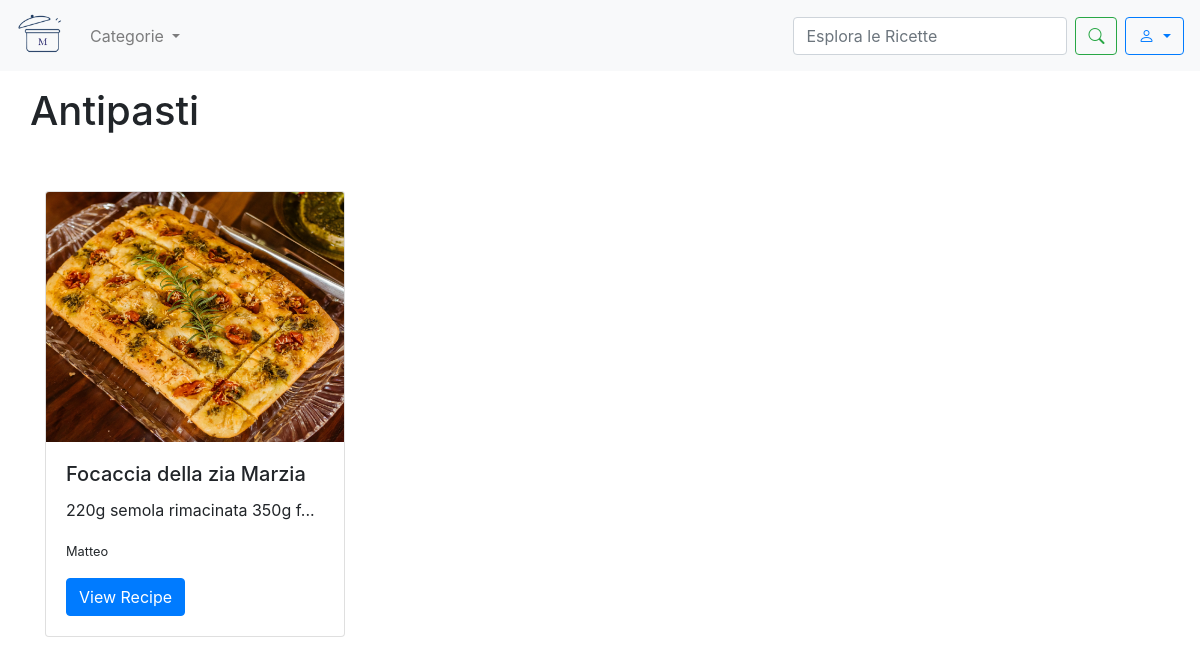
The page /antipasti/ on the database its author committed.
### sito/models.py (models this page shows, shortened)
class Recipe(models.Model):
    title = models.CharField(max_length=200)
    photo = models.ImageField(upload_to='recipes_photos/', blank=True, null=True)
    preparationtime = models.CharField(help_text="Totale tempo di preparazione (es: 1 hour 30 minutes)", max_length=200,
                                       blank=True, null=True)
    category = models.ForeignKey(Category, on_delete=models.CASCADE)
    user = models.ForeignKey('CustomUser', on_delete=models.CASCADE)
    ingredients = models.TextField()
    instructions = models.TextField()

class CustomUser(AbstractUser):
    profile_image = models.ImageField(upload_to='profile_images/', blank=True, null=True)
    def __str__(self):
        return self.username

### sito/views.py (the view)
# urls.py: path("antipasti/", antipasti, name='antipasti'),
def antipasti(request):
    category = Category.objects.get(name='Antipasti')
    recipes = Recipe.objects.filter(category=category)
    context = {
        'recipes': recipes
    }
    return render(request, 'antipasti.html', context)

### template/antipasti.html (shortened to what this page needs)
<!DOCTYPE html>
{% load static %}
<html lang="it">
<head>
    <link rel="stylesheet" href="https://maxcdn.bootstrapcdn.com/bootstrap/4.5.2/css/bootstrap.min.css">
    <link rel="stylesheet" href="https://cdn.jsdelivr.net/npm/bootstrap-icons/font/bootstrap-icons.css">
</head>
<body>
    <nav class="navbar navbar-expand-lg navbar-light bg-light">
         <a class="navbar-brand" href="{% url 'homepage' %}">
            <img src="{% static 'images/logo.png' %}" alt="Logo" class="d-inline-block align-top" style="width: 50px">
        </a>
            <ul class="navbar-nav mr-auto">
                <li class="nav-item dropdown">
                  <div class="nav-link dropdown-toggle" role="button" data-toggle="dropdown" aria-expanded="false" id="CategoryDropdown">
                    Categorie
                  </div>
                </li>
            </ul>
            <form class="form-inline my-2 my-lg-0" method="GET" action="{% url 'search' %}">
                <input class="form-control mr-sm-2" type="search" name ="q" placeholder="Esplora le Ricette" aria-label="Search">
                <button class="btn btn-outline-success my-2 my-sm-0" type="submit"><i class="bi bi-search"></i></button>
            </form>
            <div class="dropdown ml-2">
                <button class="btn btn-outline-primary dropdown-toggle" type="button" id="userDropdown" data-toggle="dropdown" aria-haspopup="true" aria-expanded="false">
                    <i class="bi bi-person"></i>
                </button>
            </div>
    </nav>
    <div class="container mt-3">
        <div class="row">
            <h1 class="mx-0">Antipasti</h1>
        </div>
    </div>
    <div class="container py-5">
        <div class="row">
            {% if recipes %}
                    {% for recipe in recipes %}
                    <div class="col-md-4 mb-4">
                        <div class="card mb-3" style="max-width: 300px;">
                                {% if recipe.photo %}
                                <img src=" {{ recipe.photo.url }} " class=" card-img-top rounded-start" alt="foto ricetta" style="max-height: 250px; overflow-y: hidden" >
                                {% else %}
                                <img src="{% static 'images/defaultrecipe.jpg' %}" class="card-img-top rounded-start" alt="foto ricetta" style="max-height: 250px; overflow-y: hidden">
                                {% endif %}
                                <div class="card-body">
                                    <h5 class="card-title">{{ recipe.title }}</h5>
                                    <p class="card-text">{{ recipe.ingredients|slice:":30" }}...</p>
                                    <p class="card-text"><small class="text-body-secondary">{{recipe.user}}</small></p>
                                    <a href="{% url 'recipe_detail' recipe.id %}" class="btn btn-primary">View Recipe</a>
                                </div>
                            </div>
                    </div>
                {% endfor %}
            {% else %}
                <p class="text-danger">Non ci sono ancora ricette in questa categoria. </p>
            {% endif %}
        </div>
    </div>
</body>
</html>

### rows shown on the page
Recipe: photo (picture), title "Focaccia della zia Marzia", ingredients "220g semola rimacinata 350g f", user "Matteo"
